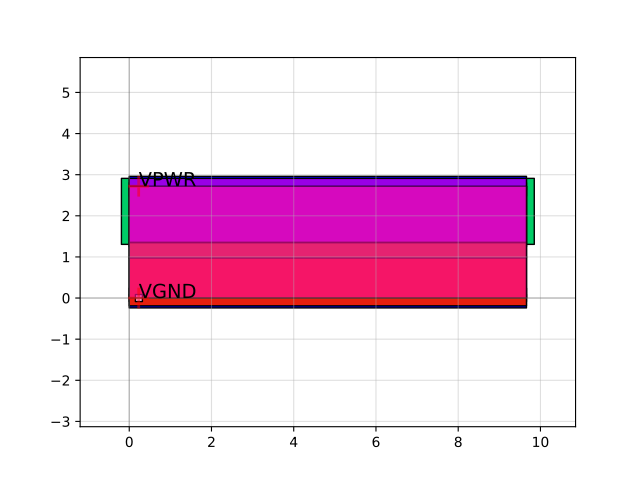

Python code for this plot:
import sky130

c = sky130.components.sky130_fd_sc_hd__o221ai_4()
c.plot()
